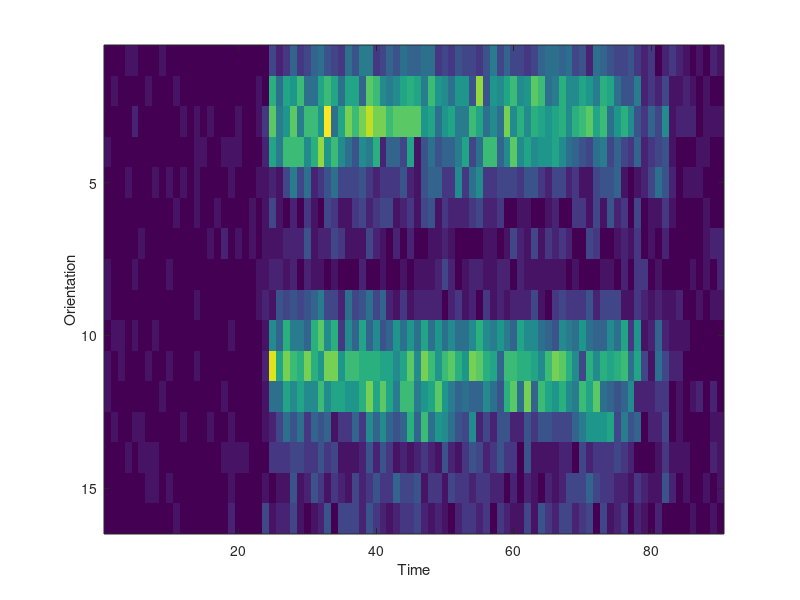
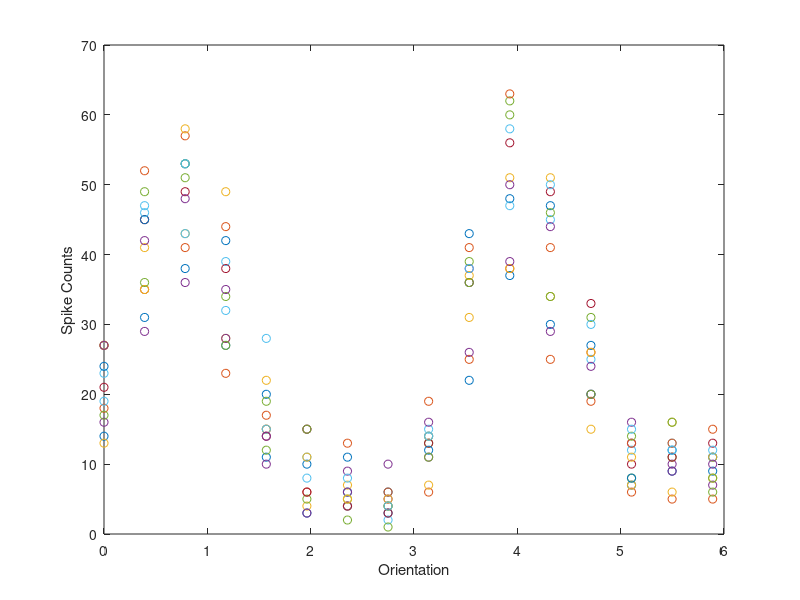

These charts were generated, in order, by the following MATLAB code: (Note: this script raises an error after producing the figures.)
%% 3.1 Load the data and preview...
close all
load('data_v1_binned_moving.mat')

dataset_number = 1;
neuron_number = 1;

S = data{dataset_number}.spikes(neuron_number,:,:,:);
S = squeeze(S); % make data cube from the original 4d data 
% (only look at 1 neuron for now)

figure(1)
imagesc(mean(S,3)); % show the average spike response over time, 3D data
xlabel('Time'); ylabel('Orientation')

% Sum spike counts over time so that we have a single tuning function
spike_counts = sum(S(:,25:80,:),2);   % only take the data from time bins 25-80
spike_counts = squeeze(spike_counts); % make data cube into a matrix [orientations x trials]
%spikecounts=# of firings of 1 neuron for a specific orientation in a given time

%% 3.2 Plot spike counts as a function of orientation

figure(2)
stim_orientation = linspace(0,2*pi-2*pi/16,16);
plot(stim_orientation, spike_counts, 'o') 
xlabel('Orientation'); ylabel('Spike Counts')

%% 3.3 Make a function vonMises.m and Plot it using the following...

figure(3)
x = linspace(0,2*pi,256);  % Orientations to plot a smooth curve
b = [1 .5 pi];              % arbitrary parameters to test things out
plot(x,vonMises(b,x))
xlabel('Orientation [rad]'); ylabel('Von Mises');


%% 3.4 Use fminsearch to find the parameters (b) that minimize the sum squared error
%spikecounts size = 16x13
%orientation size = 1x16 (x13 trials)
x_matrix = repmat(stim_orientation',1,13); % first we need to make sure 'x' and 'y' are the right sizes and lined up
options=[]; % for now just use default options (see help fminsearch for more)

%fmin (function, start point, options)
% VonMisesCost (b, x, y) 
%bmse has the min error parameters
b_mse = fminsearch('vonMisesCost',[1 0.1 pi], options, x_matrix(:),spike_counts(:)); % do the optimization

%% 3.5 Plot your model fit with the data
figure(4)
hold on

%Deg = Rad * (180 / π)
x_matrix_deg = x_matrix*(180/pi);

%scatter copy paste:
scatter(x_matrix_deg(:), spike_counts(:), 'bo') %as 3.4, we need to select rows for the matrices!
xlabel('Orientation [deg]'); ylabel('Spike Rate (counts)')

x0 = x*(180/pi);
plot(x0,vonMises(b_mse,x0))
hold off

